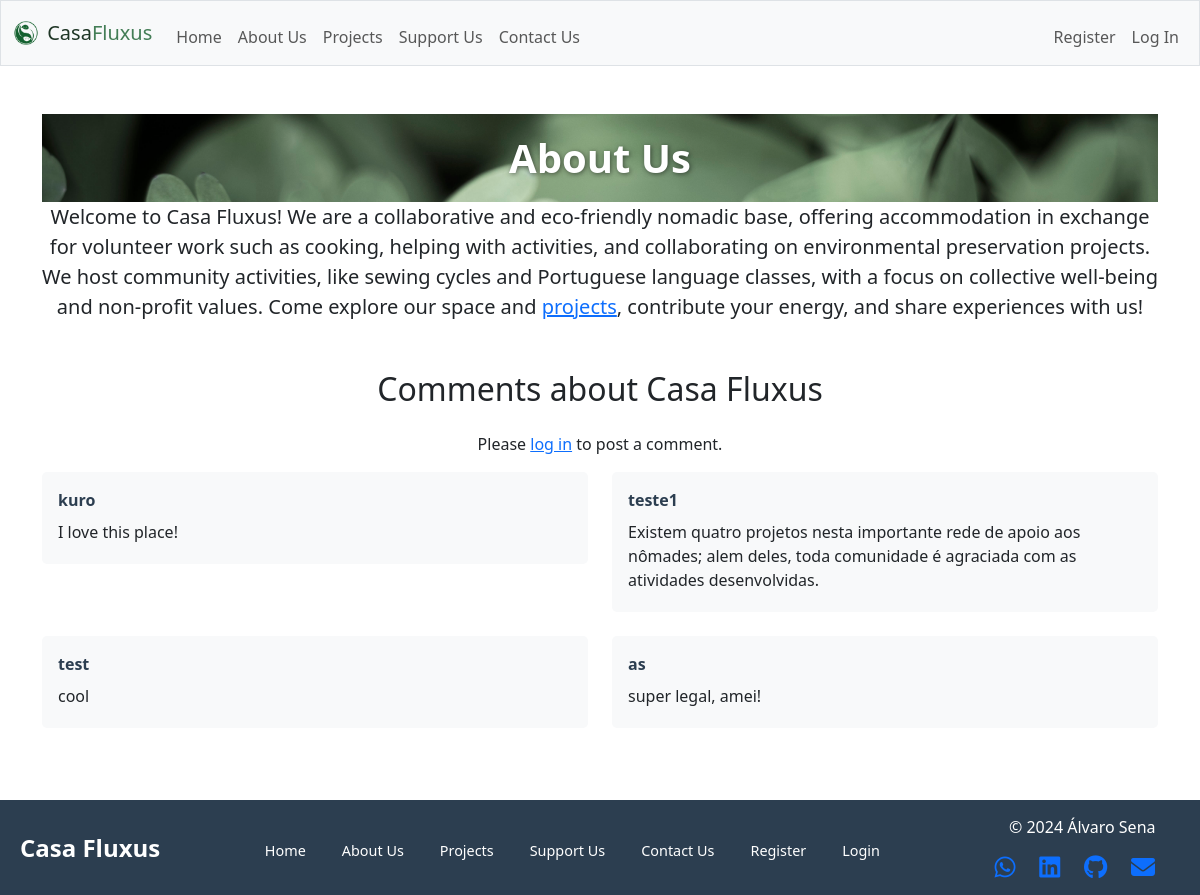
/about, run on the app's committed database.
### tables this page shows
CREATE TABLE comments (
        id INTEGER PRIMARY KEY AUTOINCREMENT,
        user_id INTEGER NOT NULL,
        message TEXT NOT NULL,
        date_posted DATETIME DEFAULT CURRENT_TIMESTAMP,
        FOREIGN KEY (user_id) REFERENCES users(id)
    );

CREATE TABLE users (
        id INTEGER PRIMARY KEY AUTOINCREMENT NOT NULL,
        username TEXT NOT NULL UNIQUE,
        hash TEXT NOT NULL,
        full_name TEXT NOT NULL,
        country TEXT NOT NULL,
        email TEXT NOT NULL
    );

### app.py (the view, shortened to what this page needs)
@app.route("/about", methods=["GET", "POST"])
def about():
    try:
        comments = db_execute("SELECT c.message, c.date_posted, u.username FROM comments c JOIN users u ON c.user_id = u.id ORDER BY c.date_posted DESC")
    except Exception as e:
        flash(f"Error loading comments: {e}", "error")
        comments = []
    return render_template("about.html", comments=comments)

### app.py (called while the page is built)
def db_execute(query, *params):
    try:
        conn = sqlite3.connect(DATABASE)
        conn.row_factory = sqlite3.Row
        cursor = conn.cursor()
        cursor.execute(query, params)
        conn.commit()
        if query.lower().startswith('select'):
            return cursor.fetchall()
    except sqlite3.DatabaseError as e:
        flash(f"Database error: {e}", "error")
        return []
    finally:
        conn.close()

### templates/about.html (shortened to what this page needs)
{% extends "layout.html" %}
{% block main %}
    <div class="title-banner">
        <h1 class="display-4 text-center fw-bold text-white">About Us</h1>
    </div>
    <p class="text-justify lead">Welcome to Casa Fluxus! We are a collaborative and eco-friendly nomadic base, offering accommodation in exchange for volunteer work such as cooking, helping with activities, and collaborating on environmental preservation projects. We host community activities, like sewing cycles and Portuguese language classes, with a focus on collective well-being and non-profit values. Come explore our space and <a href="/projects">projects</a>, contribute your energy, and share experiences with us!</p>
    <section class="mt-5">
        <h2 class="mb-4">Comments about Casa Fluxus</h2>
        {% if session["user_id"] %}
            <form action="/about" method="post" class="mb-4">
                <textarea name="message" class="form-control mb-2" placeholder="Share your thoughts about Casa Fluxus" required></textarea>
                <button type="submit" class="btn btn-primary">Post Comment</button>
            </form>
        {% else %}
            <p>Please <a href="/login">log in</a> to post a comment.</p>
        {% endif %}
        <div class="row">
            {% for comment in comments %}
                <div class="col-md-6 mb-4">
                    <div class="p-3" style="background-color: #f8f9fa; border-radius: 5px;">
                        <strong class="d-block mb-2 text-start" style="color: #2c3e50;">{{ comment['username'] }}</strong>
                        <p class="mb-1 text-start">{{ comment['message'] }}</p>
                    </div>
                </div>
            {% endfor %}
        </div>
    </section>
{% endblock %}

### templates/layout.html (shortened to what this page needs)
<!DOCTYPE html>
<html lang="en">
<head>
    <link href="https://cdn.jsdelivr.net/npm/bootstrap@5.3.3/dist/css/bootstrap.min.css" rel="stylesheet">
    <link rel="stylesheet" href="https://cdnjs.cloudflare.com/ajax/libs/font-awesome/6.5.2/css/all.min.css">
    <link href="/static/styles.css" rel="stylesheet">
</head>
<body>
    <nav class="bg-light border navbar navbar-expand-md navbar-light">
        <div class="container-fluid">
            <a class="navbar-brand d-flex align-items-center" href="/">
                <img src="/static/logo.png" alt="Logo Casa Fluxus" class="me-2" style="height: 1.5rem;">
                <span style="color:rgb(31, 54, 38);">Casa </span><span style="color:rgb(67, 125, 86);">Fluxus</span>
            </a>
            <div class="collapse navbar-collapse" id="navbar">
                <ul class="navbar-nav me-auto mt-2">
                    <li class="nav-item"><a class="nav-link" href="/">Home</a></li>
                    <li class="nav-item"><a class="nav-link" href="/about">About Us</a></li>
                    <li class="nav-item"><a class="nav-link" href="/projects">Projects</a></li>
                    <li class="nav-item"><a class="nav-link" href="/support">Support Us</a></li>
                    <li class="nav-item"><a class="nav-link" href="/contact">Contact Us</a></li>
                </ul>
                {% if session["user_id"] %}
                    <ul class="navbar-nav ms-auto mt-2">
                        <li class="nav-item"><a class="nav-link" href="/logout">Log Out</a></li>
                    </ul>
                {% else %}
                    <ul class="navbar-nav ms-auto mt-2">
                        <li class="nav-item"><a class="nav-link" href="/register">Register</a></li>
                        <li class="nav-item"><a class="nav-link" href="/login">Log In</a></li>
                    </ul>
                {% endif %}
            </div>
        </div>
    </nav>
    <main class="main-content container py-5 text-center">
        {% block main %}{% endblock %}
    </main>
    <footer class="footer d-flex align-items-center justify-content-between">
        <div class="footer-brand">
            <span class="fw-bold" style="font-size: 1.5rem;">Casa Fluxus</span>
        </div>
        <div class="footer-links">
            <ul class="list-unstyled d-flex flex-wrap mb-0">
                <li><a href="/" class="text-white text-decoration-none mx-2">Home</a></li>
                <li><a href="/about" class="text-white text-decoration-none mx-2">About Us</a></li>
                <li><a href="/projects" class="text-white text-decoration-none mx-2">Projects</a></li>
                <li><a href="/support" class="text-white text-decoration-none mx-2">Support Us</a></li>
                <li><a href="/contact" class="text-white text-decoration-none mx-2">Contact Us</a></li>
                <li><a href="/register" class="text-white text-decoration-none mx-2">Register</a></li>
                <li><a href="/login" class="text-white text-decoration-none mx-2">Login</a></li>
            </ul>
        </div>
        <div class="footer-developer">
            <p class="mb-1">&copy; 2024 Álvaro Sena</p>
            <div class="footer-icons">
                <a href="https://wa.me/447345040385" target="_blank"><i class="fab fa-whatsapp"></i></a>
                <a href="https://linkedin.com/in/alvaro-sena" target="_blank"><i class="fab fa-linkedin"></i></a>
                <a href="https://github.com/Alvaro-Sena" target="_blank"><i class="fab fa-github"></i></a>
                <a href="mailto:alvaroabsael@gmail.com" target="_blank"><i class="fas fa-envelope"></i></a>
            </div>
        </div>
    </footer>
</body>
</html>

### static/styles.css (style rules this page uses)
html, body { margin: 0; padding: 0; min-height: 100vh; display: flex; flex-direction: column; overflow-x: hidden; width: 100vw; box-sizing: border-box; }
.main-content { flex: 1; }
footer { width: 100%; position: relative; bottom: 0; left: 0; background-color: #2c3e50; color: white; text-align: center; padding: 10px 20px; font-size: 0.9rem; display: flex; justify-content: space-between; align-items: center; z-index: 100; }
footer p { font-size: 1rem; margin: 5px 0; }
footer .footer-links { display: flex; flex-direction: column; align-items: center; }
footer .footer-links ul { display: flex; justify-content: center; margin: 5px 0; }
footer .footer-links li { margin: 0 10px; }
footer .footer-developer .footer-icons { margin-top: 10px; margin-right: 15px; }
footer .footer-developer .footer-icons a { margin: 0 10px; font-size: 1.5rem; }
* { box-sizing: border-box; }

### data on the page
comments: username "kuro", message "I love this place!"
comments: username "teste1", message "Existem quatro projetos nesta importante rede de apoio aos nômades; alem deles, toda comunidade é agraciada com as atividades desenvolvidas."
comments: username "test", message "cool"
comments: username "as", message "super legal, amei!"
